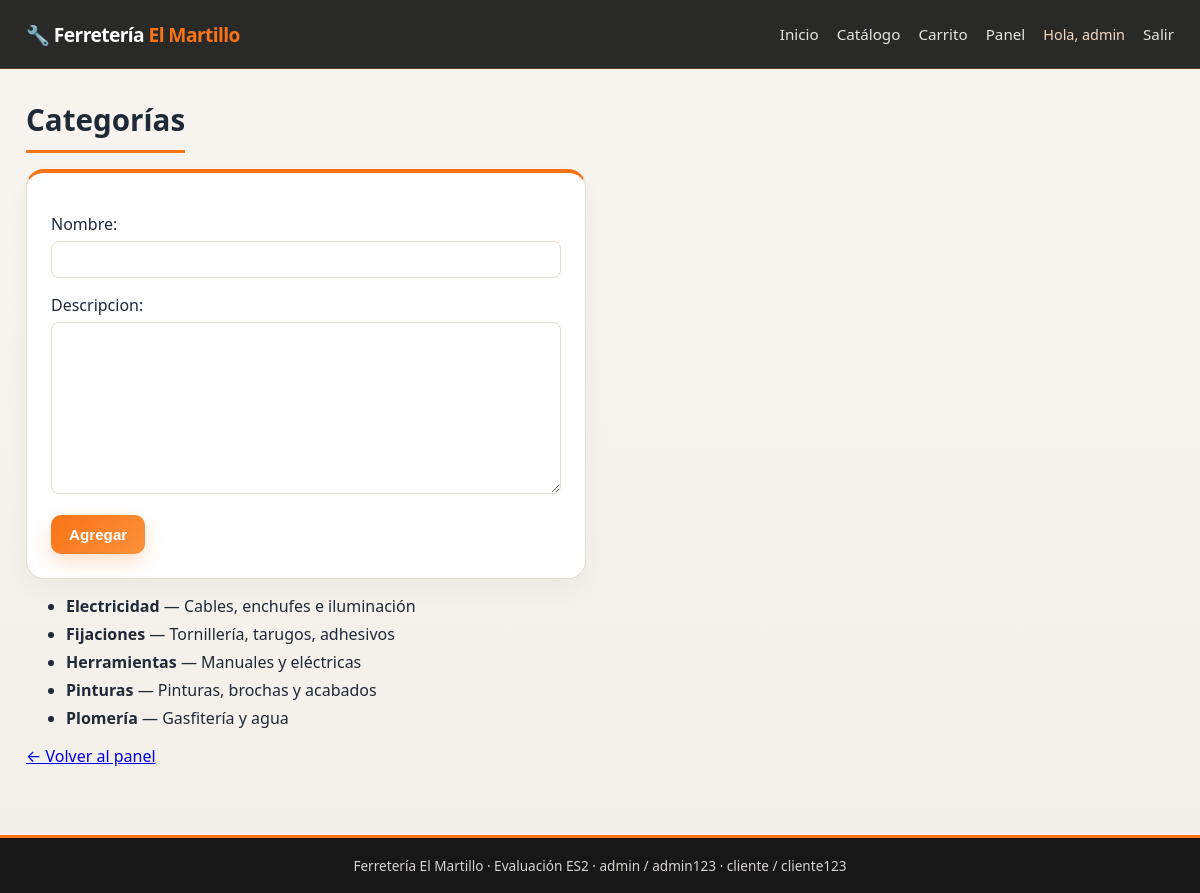
The page /panel/categorias/ (signed in) on the database its author committed.
### productos/models.py (models this page shows, shortened)
class Categoria(models.Model):
    nombre = models.CharField(max_length=80, unique=True)
    descripcion = models.TextField(blank=True, default="")
    class Meta:
        ordering = ["nombre"]
        verbose_name_plural = "categorías"

### productos/views.py (the view)
# urls.py: path("panel/categorias/", views.categorias_admin, name="categorias_admin"),
@admin_required
def categorias_admin(request):
    form = CategoriaForm(request.POST or None)
    if request.method == "POST" and form.is_valid():
        form.save()
        messages.success(request, "Categoría creada.")
        return redirect("categorias_admin")
    categorias = Categoria.objects.all()
    return render(request, "categorias.html", {"categorias": categorias, "form": form})

### productos/forms.py
class CategoriaForm(forms.ModelForm):
    class Meta:
        model = Categoria
        fields = ["nombre", "descripcion"]

### productos/views.py (called while the page is built)
def es_admin(user):
    return user.is_authenticated and user.is_staff

### templates/categorias.html (shortened to what this page needs)
{% extends "base.html" %}
{% block content %}
<h1>Categorías</h1>
<form method="post" class="form">
  {% csrf_token %}{{ form.as_p }}
  <button class="btn" type="submit">Agregar</button>
</form>
<ul class="list">
{% for c in categorias %}<li><strong>{{ c.nombre }}</strong> — {{ c.descripcion }}</li>{% empty %}<li>Sin categorías.</li>{% endfor %}
</ul>
<p><a href="{% url 'panel_admin' %}">← Volver al panel</a></p>
{% endblock %}

### templates/base.html (shortened to what this page needs)
<!DOCTYPE html>
<html lang="es">
<head>
{% load static %}
<link rel="stylesheet" href="{% static 'css/style.css' %}">
</head>
<body>
<header class="top">
  <div class="wrap top-inner">
    <a class="logo" href="{% url 'inicio' %}">🔧 Ferretería <span>El Martillo</span></a>
    <nav class="nav">
      <a href="{% url 'inicio' %}">Inicio</a>
      <a href="{% url 'tienda' %}">Catálogo</a>
      <a href="{% url 'carrito' %}">Carrito{% if cart_count %} ({{ cart_count }}){% endif %}</a>
      {% if user.is_authenticated %}
        {% if user.is_staff %}
          <a href="{% url 'panel_admin' %}">Panel</a>
        {% else %}
          <a href="{% url 'mis_pedidos' %}">Mis pedidos</a>
        {% endif %}
        <span class="user">Hola, {{ user.username }}</span>
        <a href="{% url 'logout' %}">Salir</a>
      {% else %}
        <a href="{% url 'login' %}">Ingresar</a>
        <a class="btn-small" href="{% url 'registro' %}">Registrarse</a>
      {% endif %}
    </nav>
  </div>
</header>
<main class="wrap">
  {% block content %}{% endblock %}
</main>
<footer class="foot"><div class="wrap">Ferretería El Martillo · Evaluación ES2 · admin / admin123 · cliente / cliente123</div></footer>
</body>
</html>

### static/css/style.css (style rules this page uses)
:root { --bg: #f4efe9; --bg-strong: #f9f5f1; --card: #fffdfb; --ink: #1f2937; --muted: #6b7280; --line: #e7ddd1; --acc: #f97316; --acc-dark: #c2410c; --acc-soft: #fff3e8; --hdr: #171717; --shadow: rgba(31, 41, 55, 0.12); }
* { box-sizing: border-box; }
html { scroll-behavior: smooth; }
body { margin: 0; font-family: "Segoe UI", Inter, system-ui, sans-serif; background: linear-gradient(180deg, #f8f4f0 0%, #f3efe9 100%); color: var(--ink); }
.wrap { max-width: 1180px; margin: 0 auto; padding: 0 16px; }
.top { background: rgba(23, 23, 23, 0.92); color: #fff; position: sticky; top: 0; z-index: 100; backdrop-filter: blur(10px); border-bottom: 1px solid rgba(249, 115, 22, 0.25); }
.top-inner { display: flex; justify-content: space-between; align-items: center; min-height: 68px; }
.logo { font-weight: 800; text-decoration: none; color: #fff; font-size: 1.2rem; letter-spacing: -0.03em; }
.logo span { color: var(--acc); }
.nav { display: flex; align-items: center; flex-wrap: wrap; gap: 10px 18px; }
.nav a { text-decoration: none; color: #e7e5e4; font-size: .95rem; transition: color .2s ease; }
.user { color: #f5d9bf; font-size: .9rem; }
main.wrap { padding-top: 30px; padding-bottom: 52px; min-height: 70vh; }
h1 { font-size: 1.85rem; margin: 0 0 16px; padding-bottom: 10px; border-bottom: 3px solid var(--acc); display: inline-block; }
button, .btn { background: linear-gradient(135deg, var(--acc), #fb923c); color: #fff; border: none; padding: 11px 18px; border-radius: 10px; cursor: pointer; text-decoration: none; display: inline-block; font-size: .95rem; font-weight: 700; box-shadow: 0 8px 18px rgba(249, 115, 22, 0.22); transition: transform .15s ease, box-shadow .15s ease; }
.auth, .form { background: #fff; border: 1px solid var(--line); border-top: 4px solid var(--acc); border-radius: 18px; padding: 24px; max-width: 500px; box-shadow: 0 10px 24px rgba(15, 23, 42, 0.04); }
.form { max-width: 560px; }
.auth input, .form input, .form select, .form textarea { width: 100%; padding: 10px 12px; border: 1px solid var(--line); border-radius: 8px; margin-top: 6px; background: #fff; }
.list li { margin-bottom: 6px; }
.foot { background: var(--hdr); color: #d6d3d1; border-top: 3px solid var(--acc); padding: 18px 0; font-size: .85rem; text-align: center; }

### rows shown on the page
Categoria: nombre "Electricidad", descripcion "Cables, enchufes e iluminación"
Categoria: nombre "Fijaciones", descripcion "Tornillería, tarugos, adhesivos"
Categoria: nombre "Herramientas", descripcion "Manuales y eléctricas"
Categoria: nombre "Pinturas", descripcion "Pinturas, brochas y acabados"
Categoria: nombre "Plomería", descripcion "Gasfitería y agua"

### other values the page prints
{{ user.username }} "admin"
